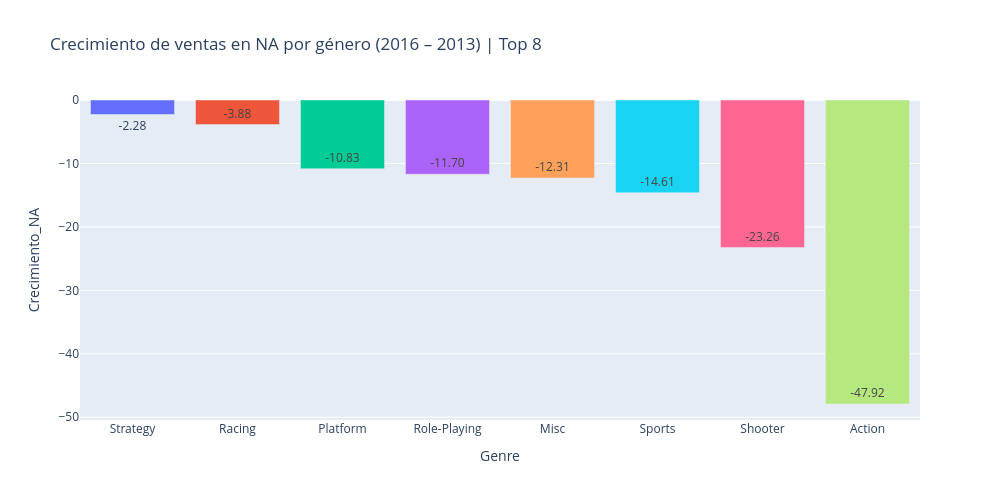

Notebook source saved alongside this figure:
### Code cell
# SLIDE 6 (Insight 1): Crecimiento de géneros por región (NA) (2016 - 2013)
genre_na_year = (df_4.groupby(["Year","Genre"])["NA_Sales"].sum().reset_index())

genre_na_pivot = (genre_na_year.pivot(index="Genre", columns="Year", values="NA_Sales").fillna(0))

for y in [y0, y1]:
    if y not in genre_na_pivot.columns:
        genre_na_pivot[y] = 0

genre_na_pivot["Crecimiento_NA"] = genre_na_pivot[y1] - genre_na_pivot[y0]

top_gen_na = genre_na_pivot["Crecimiento_NA"].abs().sort_values(ascending=False).head(8).index
genre_na_plot = genre_na_pivot.loc[top_gen_na, ["Crecimiento_NA"]].reset_index().sort_values("Crecimiento_NA", ascending=False)

fig6a = px.bar(genre_na_plot,x="Genre",y="Crecimiento_NA",color="Genre",title=f"Crecimiento de ventas en NA por género ({y1} – {y0}) | Top 8",
    text_auto=".2f",width=1000,height=500)
fig6a.update_layout(showlegend=False)
fig6a.show()

### Figure 1 — Plotly figure (JSON) as saved in the notebook; plotly's stock layout.template omitted (floating-point values rounded to 4 significant figures)
{"data": [{"alignmentgroup": "True", "hovertemplate": "Genre=%{x}<br>Crecimiento_NA=%{y}<extra></extra>", "legendgroup": "Strategy", "marker": {"color": "#636efa", "pattern": {"shape": ""}}, "name": "Strategy", "offsetgroup": "Strategy", "orientation": "v", "showlegend": true, "textposition": "auto", "texttemplate": "%{y:.2f}", "type": "bar", "x": ["Strategy"], "xaxis": "x", "y": [-2.28], "yaxis": "y"}, {"alignmentgroup": "True", "hovertemplate": "Genre=%{x}<br>Crecimiento_NA=%{y}<extra></extra>", "legendgroup": "Racing", "marker": {"color": "#EF553B", "pattern": {"shape": ""}}, "name": "Racing", "offsetgroup": "Racing", "orientation": "v", "showlegend": true, "textposition": "auto", "texttemplate": "%{y:.2f}", "type": "bar", "x": ["Racing"], "xaxis": "x", "y": [-3.88], "yaxis": "y"}, {"alignmentgroup": "True", "hovertemplate": "Genre=%{x}<br>Crecimiento_NA=%{y}<extra></extra>", "legendgroup": "Platform", "marker": {"color": "#00cc96", "pattern": {"shape": ""}}, "name": "Platform", "offsetgroup": "Platform", "orientation": "v", "showlegend": true, "textposition": "auto", "texttemplate": "%{y:.2f}", "type": "bar", "x": ["Platform"], "xaxis": "x", "y": [-10.83], "yaxis": "y"}, {"alignmentgroup": "True", "hovertemplate": "Genre=%{x}<br>Crecimiento_NA=%{y}<extra></extra>", "legendgroup": "Role-Playing", "marker": {"color": "#ab63fa", "pattern": {"shape": ""}}, "name": "Role-Playing", "offsetgroup": "Role-Playing", "orientation": "v", "showlegend": true, "textposition": "auto", "texttemplate": "%{y:.2f}", "type": "bar", "x": ["Role-Playing"], "xaxis": "x", "y": [-11.7], "yaxis": "y"}, {"alignmentgroup": "True", "hovertemplate": "Genre=%{x}<br>Crecimiento_NA=%{y}<extra></extra>", "legendgroup": "Misc", "marker": {"color": "#FFA15A", "pattern": {"shape": ""}}, "name": "Misc", "offsetgroup": "Misc", "orientation": "v", "showlegend": true, "textposition": "auto", "texttemplate": "%{y:.2f}", "type": "bar", "x": ["Misc"], "xaxis": "x", "y": [-12.31], "yaxis": "y"}, {"alignmentgroup": "True", "hovertemplate": "Genre=%{x}<br>Crecimiento_NA=%{y}<extra></extra>", "legendgroup": "Sports", "marker": {"color": "#19d3f3", "pattern": {"shape": ""}}, "name": "Sports", "offsetgroup": "Sports", "orientation": "v", "showlegend": true, "textposition": "auto", "texttemplate": "%{y:.2f}", "type": "bar", "x": ["Sports"], "xaxis": "x", "y": [-14.61], "yaxis": "y"}, {"alignmentgroup": "True", "hovertemplate": "Genre=%{x}<br>Crecimiento_NA=%{y}<extra></extra>", "legendgroup": "Shooter", "marker": {"color": "#FF6692", "pattern": {"shape": ""}}, "name": "Shooter", "offsetgroup": "Shooter", "orientation": "v", "showlegend": true, "textposition": "auto", "texttemplate": "%{y:.2f}", "type": "bar", "x": ["Shooter"], "xaxis": "x", "y": [-23.26], "yaxis": "y"}, {"alignmentgroup": "True", "hovertemplate": "Genre=%{x}<br>Crecimiento_NA=%{y}<extra></extra>", "legendgroup": "Action", "marker": {"color": "#B6E880", "pattern": {"shape": ""}}, "name": "Action", "offsetgroup": "Action", "orientation": "v", "showlegend": true, "textposition": "auto", "texttemplate": "%{y:.2f}", "type": "bar", "x": ["Action"], "xaxis": "x", "y": [-47.92], "yaxis": "y"}], "layout": {"barmode": "relative", "height": 500, "legend": {"title": {"text": "Genre"}, "tracegroupgap": 0}, "showlegend": false, "title": {"text": "Crecimiento de ventas en NA por género (2016 – 2013) | Top 8"}, "width": 1000, "xaxis": {"anchor": "y", "categoryarray": ["Strategy", "Racing", "Platform", "Role-Playing", "Misc", "Sports", "Shooter", "Action"], "categoryorder": "array", "domain": [0, 1], "title": {"text": "Genre"}}, "yaxis": {"anchor": "x", "domain": [0, 1], "title": {"text": "Crecimiento_NA"}}}}
